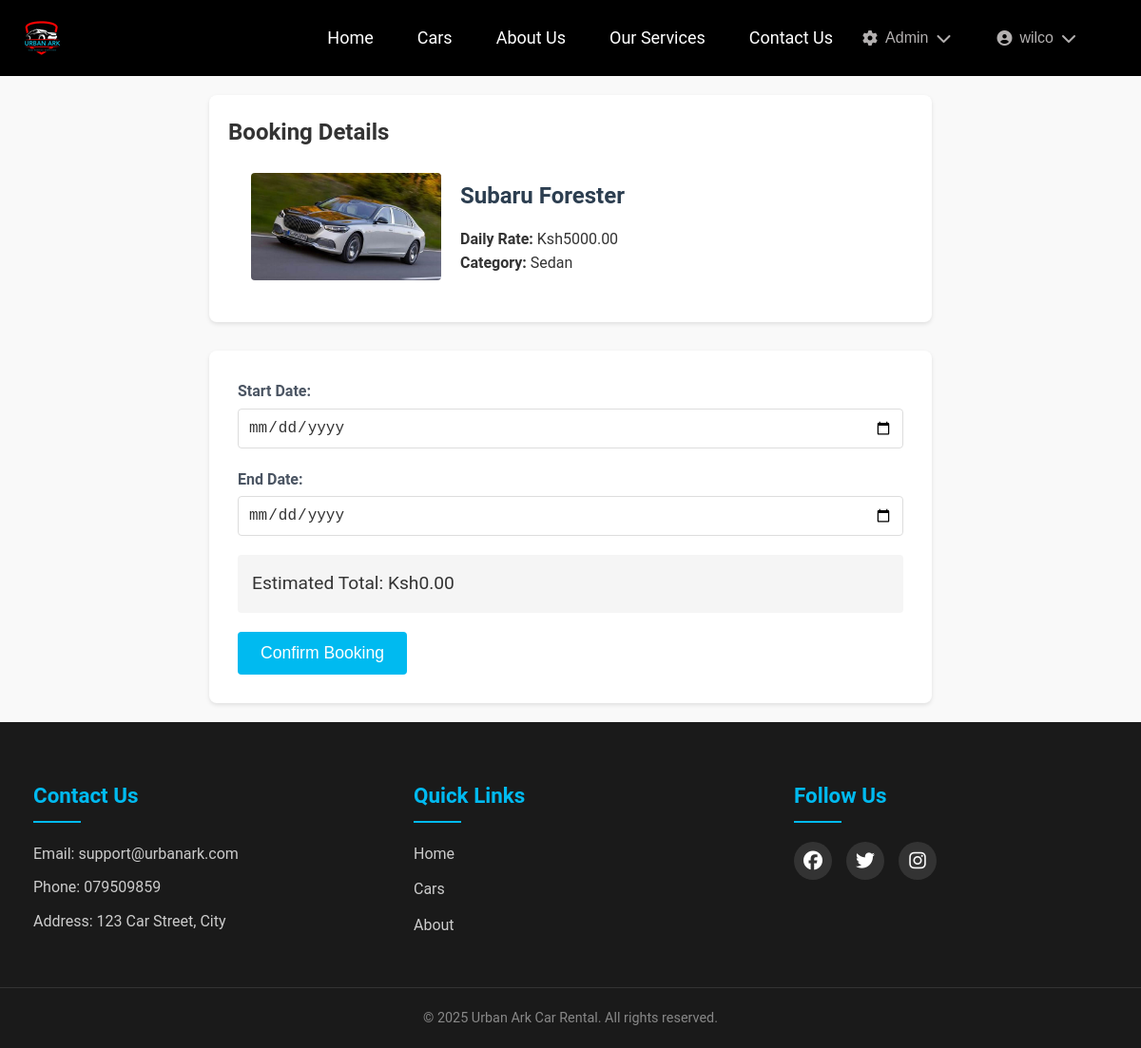
Screenshot of /cars/1/book/ (signed in) with the database file from the repository.
### users/models.py (models this page shows, shortened)
class CustomUser(AbstractUser):
    USER_TYPE_CHOICES = (
        ('customer', 'Customer'),
        ('admin', 'Admin'),
        ('staff', 'Staff')
    )
    GENDER_CHOICES = [
        ('male', 'Male'),
        ('female', 'Female'),
        ('other', 'Other')
    ]
    user_type = models.CharField(max_length=20, choices=USER_TYPE_CHOICES, default='customer')
    email = models.EmailField(_('email address'), unique=True)
    gender = models.CharField(max_length=10, choices=GENDER_CHOICES, blank=True, null=True)
    date_of_birth = models.DateField(_('date of birth'), null=True, blank=True)
    profile_picture = models.ImageField(upload_to='profile_pics/', null=True, blank=True)
    is_verified = models.BooleanField(default=False)
    phone_regex = RegexValidator(
        regex=r'^\+?1?\d{9,15}$',
        message="Phone number must be entered in the format: '+999999999'. Up to 15 digits allowed."
    )
    phone_number = models.CharField(validators=[phone_regex], max_length=17, blank=True)
    emergency_contact = models.CharField(max_length=100, blank=True)
    emergency_phone = models.CharField(validators=[phone_regex], max_length=17, blank=True)
    street_address = models.CharField(max_length=255, blank=True)
    city = models.CharField(max_length=100, blank=True)
    postal_code = models.CharField(max_length=10, blank=True)
    country = models.CharField(max_length=100, blank=True)
    license_number = models.CharField(max_length=50, blank=True)
    license_country = models.CharField(max_length=100, blank=True)
    license_expiry = models.DateField(null=True, blank=True)
    license_image = models.ImageField(upload_to='licenses/', null=True, blank=True)
    has_international_permit = models.BooleanField(default=False)
    international_permit_number = models.CharField(max_length=50, blank=True)
    international_permit_expiry = models.DateField(null=True, blank=True)
    USERNAME_FIELD = 'email'
    REQUIRED_FIELDS = ['username']
    class Meta:
        verbose_name = _('user')
        verbose_name_plural = _('users')

### cars/models.py (models this page shows, shortened)
class Car(models.Model):
    TRANSMISSION_CHOICES = [
        ('auto', 'Automatic'),
        ('manual', 'Manual')
    ]
    FUEL_CHOICES = [
        ('petrol', 'Petrol'),
        ('diesel', 'Diesel'),
        ('hybrid', 'Hybrid'),
        ('electric', 'Electric')
    ]
    name = models.CharField(max_length=200)
    make = models.CharField(max_length=100)
    model = models.CharField(max_length=100)
    description = models.TextField(blank=True)
    category = models.ForeignKey(CarCategory, on_delete=models.CASCADE)
    year = models.IntegerField(
        validators=[
            MinValueValidator(1990),
            MaxValueValidator(2025)
        ]
    )
    transmission = models.CharField(max_length=10, choices=TRANSMISSION_CHOICES)
    fuel_type = models.CharField(max_length=10, choices=FUEL_CHOICES)
    seats = models.IntegerField()
    daily_rate = models.DecimalField(max_digits=10, decimal_places=2)
    image = models.ImageField(upload_to='car_images/', null=True, blank=True)
    quantity = models.PositiveIntegerField(default=1, help_text="Total number of units")
    booked_units = models.PositiveIntegerField(default=0, help_text="Number of currently booked units")

class CarCategory(models.Model):
    name = models.CharField(max_length=100, unique=True)
    description = models.TextField(blank=True)
    class Meta:
        verbose_name_plural = 'Car Categories'

### cars/views.py (the view, shortened to what this page needs)
@login_required
def book_car_view(request, car_id):
    car = get_object_or_404(Car, pk=car_id)
    return render(request, 'cars/booking.html', {'car': car})

### templates/cars/booking.html (shortened to what this page needs)
{% extends 'base.html' %}
{% load static %}
{% block extra_css %}
<link rel="stylesheet" href="{% static 'css/booking.css' %}">
{% endblock %}
{% block content %}
<div class="booking-container">
    <div class="car-summary">
        <h2>Booking Details</h2>
        <div class="car-info">
            {% if car.image %}
                <img src="{{ car.image.url }}" alt="{{ car.name }}" class="car-thumbnail">
            {% endif %}
            <div class="car-details">
                <h3>{{ car.make }} {{ car.model }}</h3>
                <p><strong>Daily Rate:</strong> Ksh{{ car.daily_rate }}</p>
                <p><strong>Category:</strong> {{ car.category.name }}</p>
            </div>
        </div>
    </div>
    <form method="post" class="booking-form">
        <div class="form-group">
            <label for="start_date">Start Date:</label>
            <input type="date" id="start_date" name="start_date" required min="{{ today|date:'Y-m-d' }}">
        </div>
        <div class="form-group">
            <label for="end_date">End Date:</label>
            <input type="date" id="end_date" name="end_date" required min="{{ today|date:'Y-m-d' }}">
        </div>
        <div class="cost-estimate">
            <p>Estimated Total: <span id="total-cost">Ksh0.00</span></p>
        </div>
        <button type="submit" class="submit-button">Confirm Booking</button>
    </form>
</div>
{% endblock %}

### templates/base.html (shortened to what this page needs)
<html lang="en">
<head>
    {% load static %}
    <link rel="stylesheet" href="{% static 'css/style.css' %}">
    <link rel="stylesheet" href="{% static 'css/home.css' %}">
    <link rel="stylesheet" href="{% static 'css/about.css' %}">
    <link rel="stylesheet" href="{% static 'css/contact.css' %}">
    <link rel="stylesheet" href="https://cdnjs.cloudflare.com/ajax/libs/font-awesome/6.7.2/css/all.min.css">
    {% block extra_css %}{% endblock %}
</head>
<body>
    <header class="header">
        <div class="logo-container">
            <a href="{% url 'home' %}">
                <img src="{% static 'img/logo.png' %}" alt="Urban Ark Logo" class="logo">
            </a>
        </div>
        <nav class="navbar">
            <div class="nav-links">
                <a href="{% url 'home' %}" class="{% if request.resolver_match.url_name == 'home' %}active{% endif %}">Home</a>
                <a href="{% url 'car_list' %}" class="{% if request.resolver_match.url_name == 'car_list' %}active{% endif %}">Cars</a>
                <a href="{% url 'about' %}" class="{% if request.resolver_match.url_name == 'about' %}active{% endif %}">About Us</a>
                <a href="{% url 'services' %}" class="{% if request.resolver_match.url_name == 'services' %}active{% endif %}">Our Services</a>
                <a href="{% url 'contact' %}" class="{% if request.resolver_match.url_name == 'contact' %}active{% endif %}">Contact Us</a>
            </div>
            {% if user.is_authenticated %}
            <div class="nav-right">
                {% if user.is_staff %}
                <div class="dropdown">
                    <button class="dropbtn">
                        <i class="fas fa-cog"></i> Admin
                        <i class="fas fa-chevron-down"></i>
                    </button>
                </div>
                {% endif %}
                <div class="dropdown">
                    <button class="dropbtn user-menu-btn">
                        {% if user.profile_picture %}
                            <img src="{{ user.profile_picture.url }}" alt="Profile" class="profile-pic">
                        {% else %}
                            <i class="fas fa-user-circle"></i>
                        {% endif %}
                        {{ user.get_full_name|default:user.username }}
                        <i class="fas fa-chevron-down"></i>
                    </button>
                </div>
            </div>
            {% else %}
            <div class="nav-right">
                <a href="{% url 'login' %}" class="login-btn">Login</a>
                <a href="{% url 'register' %}" class="register-btn">Register</a>
            </div>
            {% endif %}
        </nav>
    </header>
    <div class="content">
        {% block content %}
        {% endblock %}
    </div>
    <footer class="site-footer">
        <div class="footer-content">
            <div class="footer-section">
                <h3>Contact Us</h3>
                <p>Email: support@urbanark.com</p>
                <p>Phone: 079509859</p>
                <p>Address: 123 Car Street, City</p>
            </div>
            <div class="footer-section">
                <h3>Quick Links</h3>
                <ul>
                    <li><a href="{% url 'home' %}">Home</a></li>
                    <li><a href="{% url 'car_list' %}">Cars</a></li>
                    <li><a href="{% url 'about' %}">About</a></li>
                </ul>
            </div>
            <div class="footer-section">
                <h3>Follow Us</h3>
                <div class="social-links">
                    <a href="#"><i class="fab fa-facebook"></i></a>
                    <a href="#"><i class="fab fa-twitter"></i></a>
                    <a href="#"><i class="fab fa-instagram"></i></a>
                </div>
            </div>
        </div>
        <div class="footer-bottom">
            <p>&copy; <span id="year"></span> Urban Ark Car Rental. All rights reserved.</p>
        </div>
    </footer>
</body>
</html>

### static/css/style.css (style rules this page uses)
.header { background: black; padding: 15px 20px; display: flex; justify-content: space-between; align-items: center; position: fixed; top: 0; left: 0; width: 100%; z-index: 100; box-sizing: border-box; }
.logo-container img { height: 50px; width: auto; }
.navbar { display: flex; justify-content: space-between; align-items: center; padding: 0 2rem; }
.nav-links { display: flex; align-items: center; gap: 1rem; }
.nav-right { display: flex; align-items: center; gap: 1rem; }
.navbar a { color: white; text-decoration: none; margin: 0 15px; font-size: 18px; transition: color 0.3s ease; position: relative; }
.navbar a::after { content: ''; position: absolute; width: 0; height: 2px; background: #00baf0; left: 0; bottom: -5px; transition: width 0.3s ease; }
.dropdown { position: relative; display: inline-block; }
.dropbtn { background: transparent; color: #b3b0b0; padding: 0.5rem 1rem; border: none; cursor: pointer; display: flex; align-items: center; gap: 0.5rem; font-size: 1rem; }
.user-menu-btn { display: flex; align-items: center; gap: 0.5rem; }
.site-footer { background: #1a1a1a; color: #fff; padding: 60px 0 20px; margin-top: auto; }
.footer-content { max-width: 1200px; margin: 0 auto; display: grid; grid-template-columns: repeat(auto-fit, minmax(250px, 1fr)); gap: 40px; padding: 0 20px; }
.footer-section { padding: 0 15px; }
.footer-section h3 { color: #00baf0; font-size: 1.4rem; margin-bottom: 20px; position: relative; padding-bottom: 10px; }
.footer-section h3::after { content: ''; position: absolute; left: 0; bottom: 0; width: 50px; height: 2px; background: #00baf0; }
.footer-section p { margin: 10px 0; color: #ccc; line-height: 1.6; }
.footer-section ul { list-style: none; padding: 0; }
.footer-section ul li { margin-bottom: 12px; }
.footer-section a { color: #ccc; text-decoration: none; transition: color 0.3s ease, padding-left 0.3s ease; display: inline-block; }
.social-links { display: flex; gap: 15px; margin-top: 20px; }
.social-links a { background: #333; width: 40px; height: 40px; border-radius: 50%; display: flex; align-items: center; justify-content: center; transition: transform 0.3s ease, background-color 0.3s ease; }
.social-links a i { font-size: 20px; color: #fff; }
.footer-bottom { text-align: center; margin-top: 40px; padding-top: 20px; border-top: 1px solid #333; }
.footer-bottom p { color: #888; font-size: 0.9rem; }
body { min-height: 100vh; display: flex; flex-direction: column; }
.content { flex: 1; padding-top: 80px; }
.content { padding-top: 80px; }

### static/css/home.css (style rules this page uses)
* { box-sizing: border-box; margin: 0; padding: 0; }
body { font-family: 'Poppins', sans-serif; color: #333; line-height: 1.6; background-color: #f9f9f9; }
.car-info { padding: 1.5rem; }
.car-info h3 { font-size: 1.5rem; color: #2c3e50; margin-bottom: 0.8rem; }

### static/css/about.css (style rules this page uses)
:root { --primary-color: #1e3a8a; --secondary-color: #3b82f6; --accent-color: #f59e0b; --light-gray: #f3f4f6; --dark-gray: #4b5563; --white: #ffffff; --shadow: 0 4px 6px rgba(0, 0, 0, 0.1); --transition: all 0.3s ease; }
body { color: #333; font-family: 'Roboto', Arial, sans-serif; line-height: 1.6; }

### static/css/contact.css (style rules this page uses)
:root { --primary-color: #1e3a8a; --secondary-color: #3b82f6; --accent-color: #f59e0b; --light-gray: #f3f4f6; --dark-gray: #4b5563; --white: #ffffff; --shadow: 0 4px 6px rgba(0, 0, 0, 0.1); --transition: all 0.3s ease; }
.form-group { margin-bottom: 20px; }
.form-group label { display: block; margin-bottom: 8px; font-weight: 500; color: var(--dark-gray); }
.form-group input, .form-group textarea { width: 100%; padding: 12px 15px; border: 1px solid #ddd; border-radius: 4px; font-size: 1rem; color: #333; transition: var(--transition); }

### rows the page displays
CustomUser: get_full_name "wilco"
Car: image (picture), make "Subaru", model "Forester", daily_rate "5000.00", category.name "Sedan"
